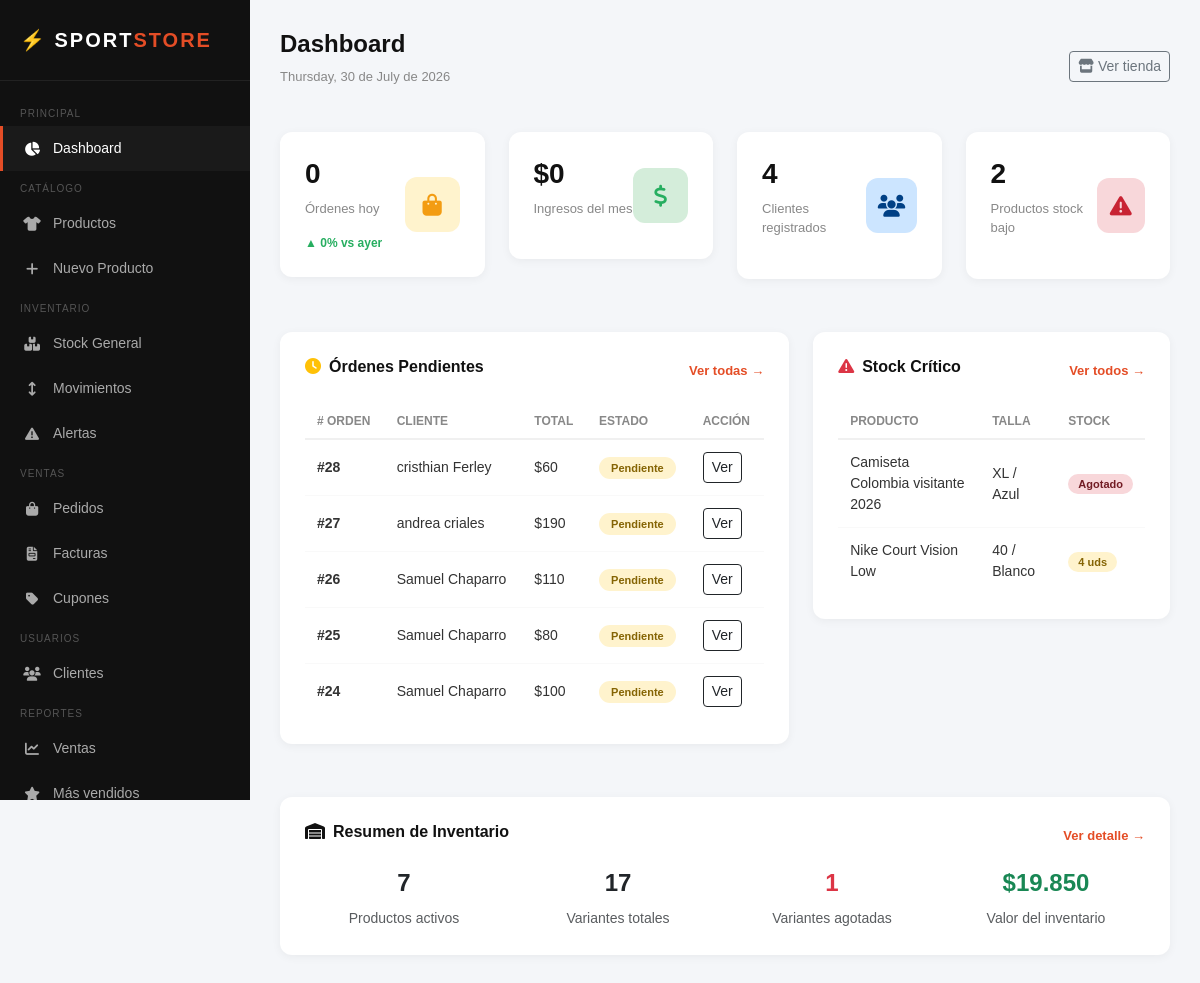
Page /admin/index.php (signed in) on the committed database.
### tables this page shows
CREATE TABLE `ordenes` (
  `id` int(11) NOT NULL,
  `usuario_id` int(11) NOT NULL,
  `cupon_id` int(11) DEFAULT NULL,
  `subtotal` decimal(10,2) NOT NULL,
  `descuento` decimal(10,2) DEFAULT 0.00,
  `total` decimal(10,2) NOT NULL,
  `estado` enum('pendiente','empacado','enviado','entregado','cancelado') DEFAULT 'pendiente',
  `direccion_envio` text DEFAULT NULL,
  `fecha` timestamp NOT NULL DEFAULT current_timestamp()
);

CREATE TABLE `usuarios_roles` (
  `id` int(11) NOT NULL,
  `nombre` varchar(100) NOT NULL,
  `email` varchar(100) NOT NULL,
  `password` varchar(255) NOT NULL,
  `telefono` varchar(20) DEFAULT NULL,
  `rol` enum('cliente','admin','inventario','contador','vendedor') DEFAULT 'cliente',
  `activo` tinyint(1) DEFAULT 1,
  `fecha_registro` timestamp NOT NULL DEFAULT current_timestamp()
);

CREATE TABLE `variantes` (
  `id` int(11) NOT NULL,
  `producto_id` int(11) NOT NULL,
  `talla` varchar(10) NOT NULL,
  `color` varchar(50) NOT NULL,
  `precio` decimal(10,2) NOT NULL,
  `stock` int(11) DEFAULT 0,
  `activo` tinyint(1) DEFAULT 1
);

CREATE TABLE `productos` (
  `id` int(11) NOT NULL,
  `nombre` varchar(150) NOT NULL,
  `descripcion` text DEFAULT NULL,
  `categoria_id` int(11) DEFAULT NULL,
  `imagen_principal` varchar(255) DEFAULT NULL,
  `coleccion` enum('nueva_temporada','outlet','mas_vendidos','normal') DEFAULT 'normal',
  `activo` tinyint(1) DEFAULT 1,
  `fecha_creacion` timestamp NOT NULL DEFAULT current_timestamp()
);

### admin/index.php (the view, shortened to what the rows shown need)
<?php
require_once '../includes/funciones_inventario.php';
require_once '../includes/funciones_orden.php';
$stock_bajo = obtenerStockBajo(5);
$ordenes = listarOrdenes('pendiente');
?>
<!DOCTYPE html>
<html lang="es">
<head>
    <link href="https://cdn.jsdelivr.net/npm/bootstrap@5.3.0/dist/css/bootstrap.min.css" rel="stylesheet">
    <link href="https://cdnjs.cloudflare.com/ajax/libs/font-awesome/6.4.0/css/all.min.css" rel="stylesheet">
    <link href="assets/css/admin.css" rel="stylesheet">
</head>
<body>
    <div class="main-content">
        <div class="page-header">
            <div>
                <h1>Dashboard</h1>
            </div>
        </div>
        <div class="row g-4 mt-1">
            <div class="col-md-7">
                <div class="card-section">
                    <?php if (empty($ordenes)): ?>
                        <p class="text-muted text-center py-3">No hay órdenes pendientes</p>
                    <?php else: ?>
                        <table>
                            <thead>
                                <tr>
                                    <th># Orden</th>
                                    <th>Cliente</th>
                                    <th>Total</th>
                                    <th>Estado</th>
                                    <th>Acción</th>
                                </tr>
                            </thead>
                            <tbody>
                                <?php foreach (array_slice($ordenes, 0, 5) as $orden): ?>
                                    <tr>
                                        <td><strong>#<?= $orden['id'] ?></strong></td>
                                        <td><?= htmlspecialchars($orden['cliente']) ?></td>
                                        <td>$<?= number_format($orden['total'], 0, ',', '.') ?></td>
                                        <td>
                                            <span class="badge-estado estado-<?= $orden['estado'] ?>">
                                                <?= ucfirst($orden['estado']) ?>
                                            </span>
                                        </td>
                                        <td>
                                            <a href="pedidos/detalle.php?id=<?= $orden['id'] ?>"
                                                class="btn btn-sm btn-outline-dark">
                                                Ver
                                            </a>
                                        </td>
                                    </tr>
                                <?php endforeach; ?>
                            </tbody>
                        </table>
                    <?php endif; ?>
                </div>
            </div>
            <div class="col-md-5">
                <div class="card-section">
                    <?php if (empty($stock_bajo)): ?>
                        <p class="text-muted text-center py-3">Todo el inventario está bien 👍</p>
                    <?php else: ?>
                        <table>
                            <thead>
                                <tr>
                                    <th>Producto</th>
                                    <th>Talla</th>
                                    <th>Stock</th>
                                </tr>
                            </thead>
                            <tbody>
                                <?php foreach (array_slice($stock_bajo, 0, 6) as $item): ?>
                                    <tr>
                                        <td><?= htmlspecialchars($item['nombre']) ?></td>
                                        <td><?= $item['talla'] ?> / <?= $item['color'] ?></td>
                                        <td>
                                            <span
                                                class="stock-badge <?= $item['stock'] == 0 ? 'stock-agotado' : 'stock-bajo' ?>">
                                                <?= $item['stock'] == 0 ? 'Agotado' : $item['stock'] . ' uds' ?>
                                            </span>
                                        </td>
                                    </tr>
                                <?php endforeach; ?>
                            </tbody>
                        </table>
                    <?php endif; ?>
                </div>
            </div>
        </div>
    </div>
</body>
</html>

### rows in the picture
ordenes: id "28", usuario.nombre "cristhian Ferley", total "60", estado "Pendiente"
ordenes: id "27", usuario.nombre "andrea criales", total "190", estado "Pendiente"
ordenes: id "26", usuario.nombre "Samuel Chaparro", total "110", estado "Pendiente"
ordenes: id "25", usuario.nombre "Samuel Chaparro", total "80", estado "Pendiente"
ordenes: id "24", usuario.nombre "Samuel Chaparro", total "100", estado "Pendiente"
variantes: producto.nombre "Camiseta Colombia visitante 2026", talla "XL", color "Azul", stock "Agotado"
variantes: producto.nombre "Nike Court Vision Low", talla "40", color "Blanco", stock "4"

### other values in the picture
$stats['ordenes_hoy'] "0"
$reporte['variacion'] "0"
$stats['ingresos_mes'] "0"
$stats['total_clientes'] "4"
$stats['stock_bajo'] "2"
$resumen['total_productos'] "7"
$resumen['total_variantes'] "17"
$resumen['agotados'] "1"
$resumen['valor_inventario'] "19.850"
